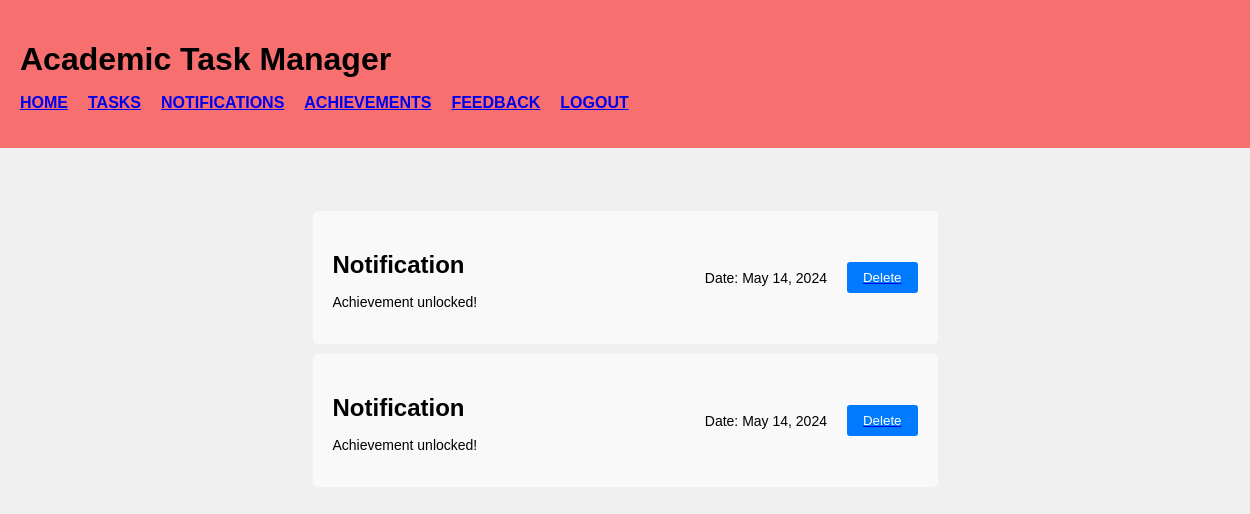
The app's page /notifications (signed in), older data.
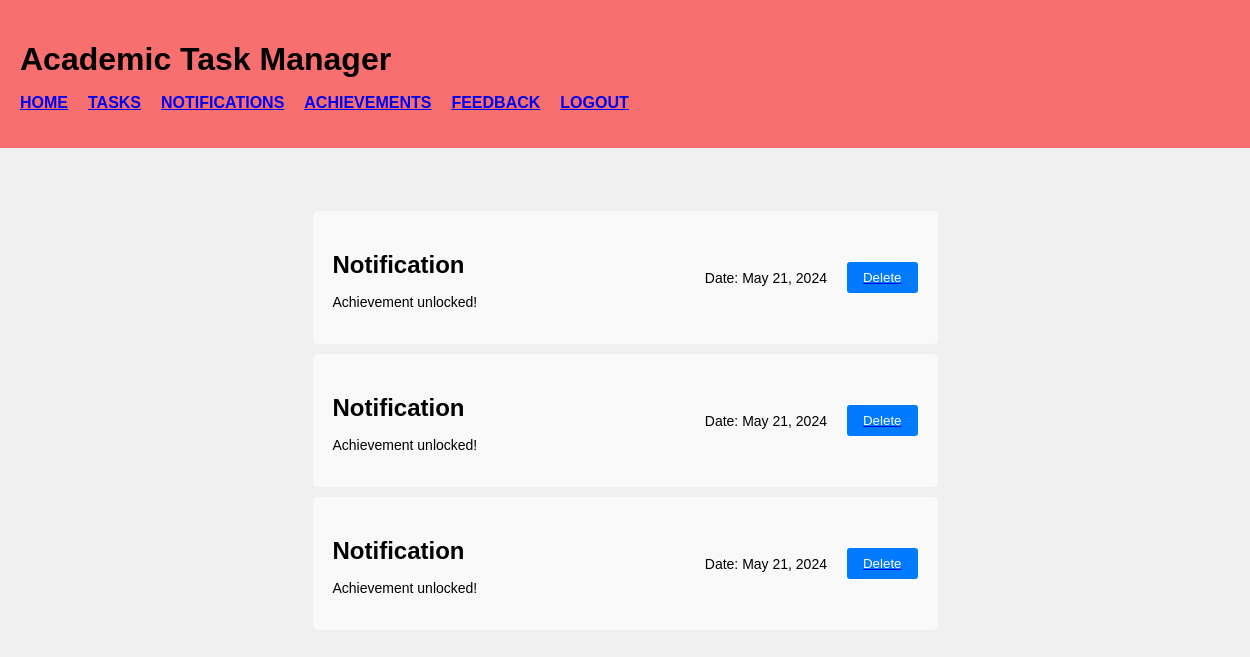
The same page, newer data.
### app.py (models this page shows)
class Notifications(db.Model):
    id = db.Column(db.Integer, primary_key=True)
    content = db.Column(db.String(200), nullable=False)
    date_created = db.Column(db.DateTime, default=datetime.utcnow)
    user_id = db.Column(db.Integer, nullable=False)

### app.py (the view)
@app.route('/notifications')
@login_required
def notifications():
    notifications = Notifications.query.filter_by(user_id=current_user.id).all()
    return render_template('Notifications.html', notifications=notifications)

### app.py (called while the page is built)
@login_manager.user_loader
def load_user(user_id):
    return User.query.get(int(user_id))

### templates/Notifications.html (shortened to what this page needs)
{% extends 'base.html' %}
{% block body %}
<section class="add-task-section">
    <div class="Tasks-main-content">
        {% if notifications|length < 1 %}
        <h4>There are no notifications.</h4>
        {% else %}
        <div class="task-list">
            {% for notification in notifications %}
            <div class="task">
                <div class="task-info">
                    <h2>Notification</h2>
                    <p>{{ notification.content }}</p>
                </div>
                <div class="task-actions">
                    <p>Date: {{ notification.date_created.strftime('%B %d, %Y') }}</p>
                    <a href="/deleteNotification/{{notification.id}}"><button class="mark-done">Delete</button></a>
                </div>
            </div>
            {% endfor %}
        </div>
        {% endif %}
    </div>
</section>
{% endblock %}

### templates/base.html (shortened to what this page needs)
<!DOCTYPE html>
<html lang="en">
<head>
    <link rel="stylesheet" href="{{ url_for('static', filename='css/main.css') }}">
</head>
<body>
    <div class="Update-container">
        <div class="horizontal-navigator">
            <h1>Academic Task Manager</h1>
            <nav>
                <ul>
                    {% if current_user.is_authenticated %}
                    <li><a href="/">Home</a></li>
                    <li><a href="/tasks">Tasks</a></li>
                    <li><a href="/notifications">Notifications</a></li>
                    <li><a href="/achievements">Achievements</a></li>
                    <li><a href="/feedback">Feedback</a></li>
                    <li><a href="/logout">Logout</a></li>
                    {% else %}
                    <li><a href="/">Home</a></li>
                    <li><a href="/login">Login</a></li>
                    <li><a href="/register">Register</a></li>
                    {% endif %}
                </ul>
            </nav>
        </div>
    {% block body %}{% endblock %}
</body>
</html>

### static/css/main.css (style rules this page uses)
body { font-family: sans-serif; }
body { font-family: Arial, sans-serif; margin: 0; padding: 0; height: 100vh; background-color: #f0f0f0; display: flex; justify-content: center; align-items: center; }
button { display: block; width: 100%; padding: 10px; background-color: #007bff; color: #fff; border: none; border-radius: 3px; cursor: pointer; transition: background-color 0.3s ease; }
p { margin-top: 15px; font-size: 14px; }
body { font-family: Arial, sans-serif; margin: 0; padding: 0; }
.task-list { list-style: none; padding: 0; }
.horizontal-navigator { background-color: #f86f6f; padding: 20px; width: 100%; margin-left: 0; margin-right: 0; }
.horizontal-navigator h1 { font-size: 32px; margin-bottom: 10px; }
.horizontal-navigator nav ul { list-style: none; padding: 0; display: flex; }
.horizontal-navigator nav ul li { display: inline-block; margin-right: 20px; color: gray; font-size: 100%; font-weight: 800; text-transform: uppercase; text-decoration: none; }
.horizontal-navigator nav ul li:last-child { margin-right: 0; }
.add-task-section { padding: 5%; margin-left: 20%; margin-right: 20%; }
button { padding: 10px 20px; background-color: white; color: black; border: none; border-radius: 3px; cursor: pointer; transition: background-color 0.3s ease; }
.task-list { width: 100%; }
.task { display: flex; justify-content: space-between; align-items: center; padding: 20px; background-color: #f9f9f9; border-radius: 5px; margin-bottom: 10px; }
.task .task-info { flex: 1; }
.task h2 { font-size: 24px; margin-bottom: 5px; }
.task-actions { display: flex; align-items: center; }
.task-actions p { margin-right: 20px; }
.mark-done { padding: 8px 16px; background-color: #007bff; color: #fff; border: none; border-radius: 3px; cursor: pointer; transition: background-color 0.3s ease; }
.Update-container { display: block; flex-direction: column; height: 100vh; width: 100%; }
.task-actions { display: flex; justify-content: space-between; align-items: center; }
.task-actions button { padding: 8px 16px; border: none; border-radius: 3px; cursor: pointer; transition: background-color 0.3s ease; }
.task-list { margin-bottom: 20px; }

Row changes from the older to the newer data that the page shows:
removed Notifications: content "Achievement unlocked!", date_created "May 14, 2024"
removed Notifications: content "Achievement unlocked!", date_created "May 14, 2024"
added Notifications: content "Achievement unlocked!", date_created "May 21, 2024"
added Notifications: content "Achievement unlocked!", date_created "May 21, 2024"
added Notifications: content "Achievement unlocked!", date_created "May 21, 2024"
